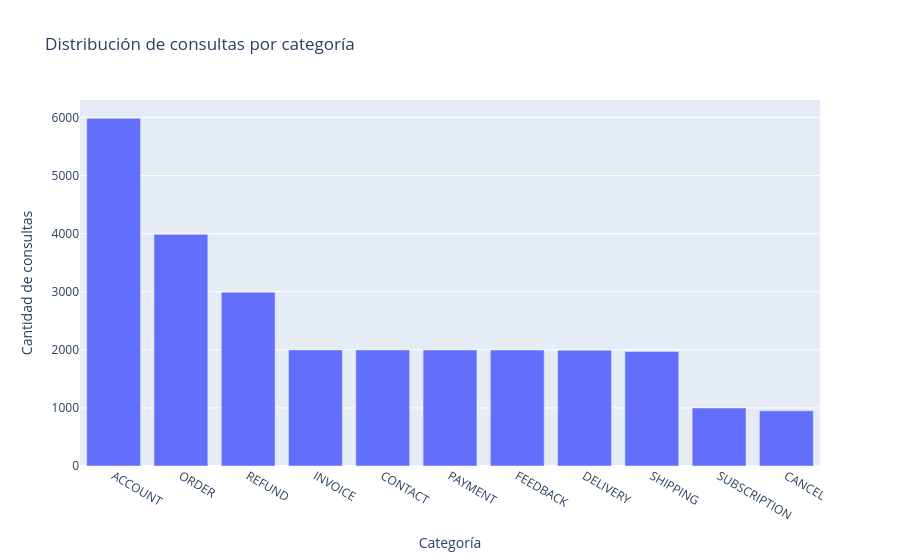

The code cell stored with this chart in its notebook:
### Markdown cell above
## Distribución de consultas por categoría

¿Qué categorías concentran mayor volumen de consultas, y qué implica eso 
para priorizar dónde invertir en automatización de soporte?

### Code cell
category_counts = df['category'].value_counts().reset_index()
category_counts.columns = ['categoria', 'cantidad']

fig = px.bar(
    category_counts, 
    x='categoria', 
    y='cantidad',
    title='Distribución de consultas por categoría',
    labels={'categoria': 'Categoría', 'cantidad': 'Cantidad de consultas'}
)
fig.show()

### Figure 1 — Plotly figure (JSON) as saved in the notebook; plotly's stock layout.template omitted (floating-point values rounded to 4 significant figures)
{"data": [{"hovertemplate": "Categoría=%{x}<br>Cantidad de consultas=%{y}<extra></extra>", "legendgroup": "", "marker": {"color": "#636efa", "pattern": {"shape": ""}}, "name": "", "orientation": "v", "showlegend": false, "textposition": "auto", "type": "bar", "x": ["ACCOUNT", "ORDER", "REFUND", "INVOICE", "CONTACT", "PAYMENT", "FEEDBACK", "DELIVERY", "SHIPPING", "SUBSCRIPTION", "CANCEL"], "xaxis": "x", "y": [5986, 3988, 2992, 1999, 1999, 1998, 1997, 1994, 1970, 999, 950], "yaxis": "y"}], "layout": {"barmode": "relative", "legend": {"tracegroupgap": 0}, "title": {"text": "Distribución de consultas por categoría"}, "xaxis": {"anchor": "y", "domain": [0, 1], "title": {"text": "Categoría"}}, "yaxis": {"anchor": "x", "domain": [0, 1], "title": {"text": "Cantidad de consultas"}}}}
